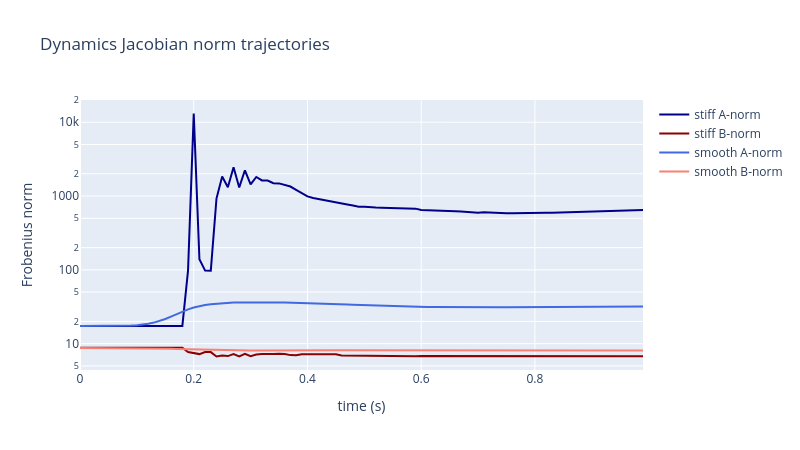

Source (notebook cell):
### Code cell
"""
Plot dynamics jacobian norms
"""

# Time step indices
ts = np.arange(0.0, N * DT, DT)

# Plot norms as time-series curves
curve_Astiff = go.Scatter(
    x=ts,
    y=Anorms_stiff,
    name="stiff A-norm",
    mode="lines",
    line=dict(color="darkblue", width=2),
)
curve_Bstiff = go.Scatter(
    x=ts,
    y=Bnorms_stiff,
    name="stiff B-norm",
    mode="lines",
    line=dict(color="darkred", width=2),
)
curve_Asmooth = go.Scatter(
    x=ts,
    y=Anorms_smooth,
    name="smooth A-norm",
    mode="lines",
    line=dict(color="royalblue", width=2),
)
curve_Bsmooth = go.Scatter(
    x=ts,
    y=Bnorms_smooth,
    name="smooth B-norm",
    mode="lines",
    line=dict(color="salmon", width=2),
)

# Assemble figure
fig = go.Figure(data=[curve_Astiff, curve_Bstiff, curve_Asmooth, curve_Bsmooth])
fig.update_layout(
    title="Dynamics Jacobian norm trajectories",
    xaxis_title="time (s)",
    yaxis_title="Frobenius norm",
    autosize=False,
    width=16 * 50,
    height=9 * 50,
)
fig.update_yaxes(type="log")
fig.show()
